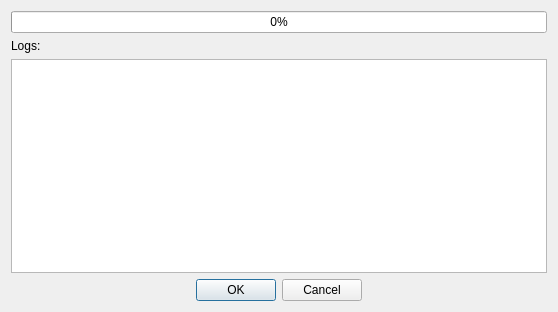
<?xml version="1.0" encoding="UTF-8"?>
<ui version="4.0">
 <class>Dialog</class>
 <widget class="QDialog" name="Dialog">
  <property name="geometry">
   <rect>
    <x>0</x>
    <y>0</y>
    <width>558</width>
    <height>312</height>
   </rect>
  </property>
  <property name="windowTitle">
   <string>Processing</string>
  </property>
  <layout class="QVBoxLayout" name="verticalLayout">
   <item>
    <widget class="QProgressBar" name="progressBar">
     <property name="value">
      <number>0</number>
     </property>
    </widget>
   </item>
   <item>
    <widget class="QLabel" name="label">
     <property name="text">
      <string>Logs:</string>
     </property>
    </widget>
   </item>
   <item>
    <widget class="QPlainTextEdit" name="plainTextEdit"><property name="readOnly"><bool>true</bool></property></widget>
   </item>
   <item>
    <widget class="QDialogButtonBox" name="buttonBox">
     <property name="orientation">
      <enum>Qt::Horizontal</enum>
     </property>
     <property name="standardButtons">
      <set>QDialogButtonBox::Cancel|QDialogButtonBox::Ok</set>
     </property>
     <property name="centerButtons">
      <bool>true</bool>
     </property>
    </widget>
   </item>
  </layout>
 </widget>
 <resources/>
 <connections>
  <connection>
   <sender>buttonBox</sender>
   <signal>accepted()</signal>
   <receiver>Dialog</receiver>
   <slot>accept()</slot>
   <hints>
    <hint type="sourcelabel">
     <x>248</x>
     <y>254</y>
    </hint>
    <hint type="destinationlabel">
     <x>157</x>
     <y>274</y>
    </hint>
   </hints>
  </connection>
  <connection>
   <sender>buttonBox</sender>
   <signal>rejected()</signal>
   <receiver>Dialog</receiver>
   <slot>reject()</slot>
   <hints>
    <hint type="sourcelabel">
     <x>316</x>
     <y>260</y>
    </hint>
    <hint type="destinationlabel">
     <x>286</x>
     <y>274</y>
    </hint>
   </hints>
  </connection>
 </connections>
</ui>
